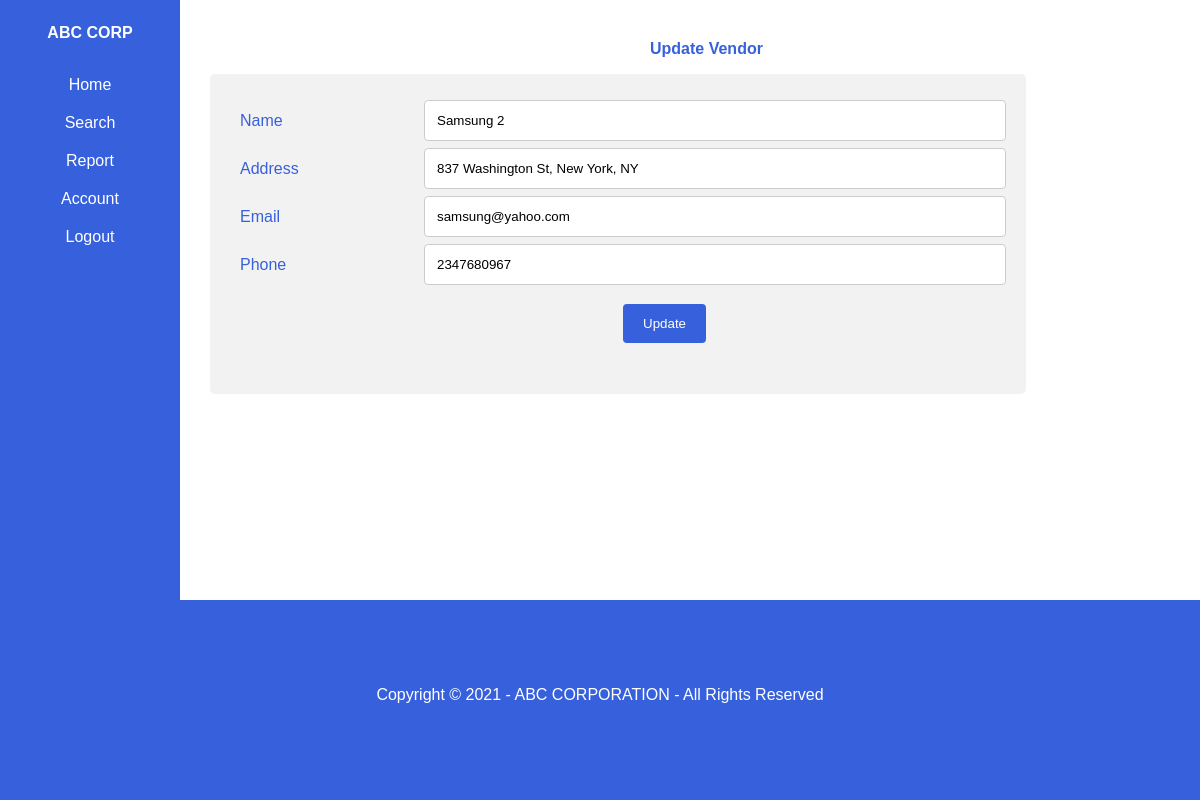
Before: /updateVendor/2 (signed in) with the older database file.
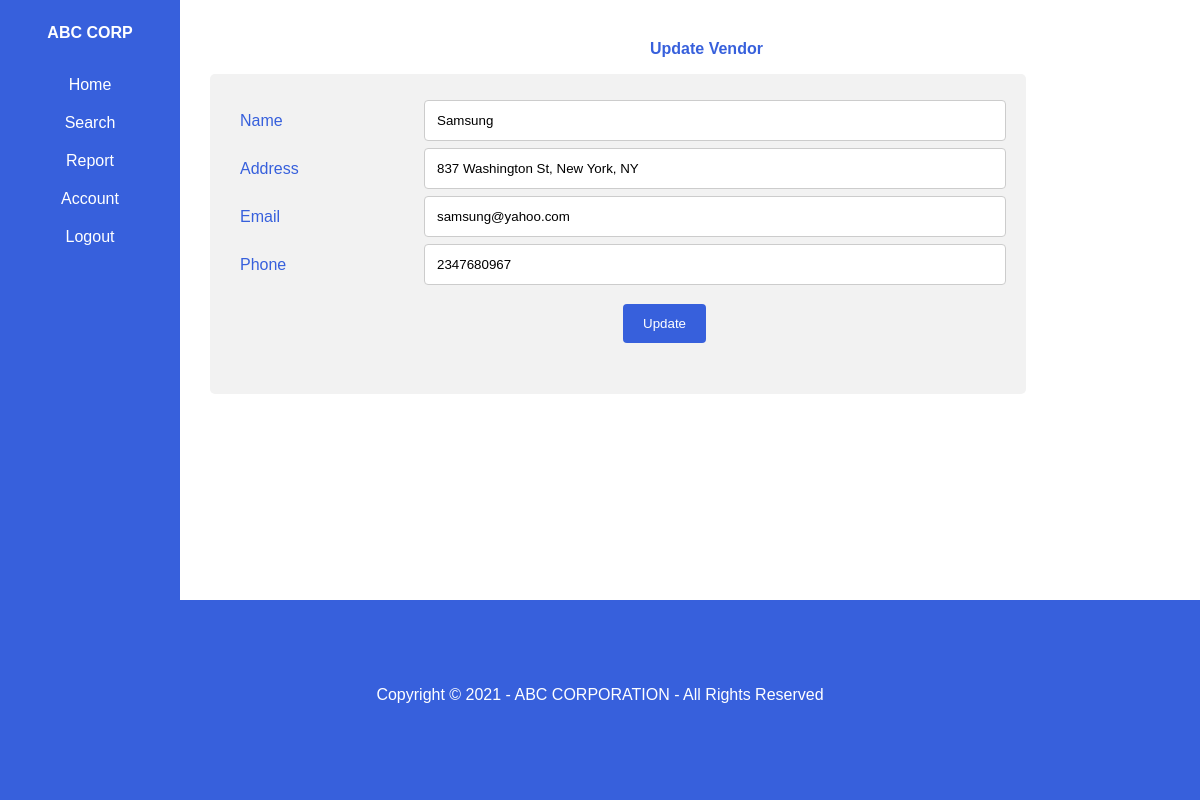
After: the same page with the newer database file.
### ABC_INVENTORY/models.py (models this page shows, shortened)
class Vendor(models.Model):
    name = models.CharField(max_length=150, null=True)
    address = models.CharField(max_length=200, null=True)
    email = models.EmailField(gettext_lazy('email address'),unique=False)
    phone = models.CharField(max_length=25, null=True)
    is_active = models.BooleanField(default=True)

### ABC_INVENTORY/views.py (the view, shortened to what this page needs)
# urls.py: path('updateVendor/<int:vendorId>', views.updateVendor, name="updateVendor"),
def updateVendor(request,vendorId):
    v = Vendor.objects.get(id=vendorId)
    date = datetime.date.today()
    navigationPage = 'usernav.html'
    if request.user.is_admin:
        navigationPage = 'adminnav.html'
    context = {
        'date':date,
        'navigationPage': navigationPage,
        'hasAdded':False,
        'vendor':v
    }
    return render(request, 'updateVendor.html', context)

### ABC_INVENTORY/templates/updateVendor.html (shortened to what this page needs)
{% extends navigationPage %}
{% load static %}
{% block content %}
    <!DOCTYPE html>
        <head>
            <link rel="stylesheet" type="text/css" href="{% static '/css/addVendor.css' %}">
        </head>
        <body>
            <div class="body-card">
                <p class="body-card-text"> Update Vendor</p>
                <div class="form-container">
                    <form method="post">
                        <div class="row">
                            <div class="col-25">
                            <label class="form-text">Name</label>
                            </div>
                            <div class="col-75">
                            <input type="text" required name="name" value= "{{ vendor.name }}">
                            </div>
                        </div>
                        <div class="row">
                            <div class="col-25">
                            <label class="form-text" >Address</label>
                            </div>
                            <div class="col-75">
                            <input type="text" required name="address" value= "{{ vendor.address }}">
                            </div>
                        </div>
                        <div class="row">
                            <div class="col-25">
                            <label class="form-text" >Email</label>
                            </div>
                            <div class="col-75">
                            <input type="text" required name="email" id="inputEmail" value= "{{ vendor.email }}" placeholder="email@gmail.com">
                            </div>
                        </div>
                        <div class="row">
                            <div class="col-25">
                            <label class="form-text" >Phone</label>
                            </div>
                            <div class="col-75">
                            <input type="text" required name="phone" id="inputPhone" value= "{{ vendor.phone }}" placeholder="000-000-0000">
                            </div>
                        </div>
                         <br>
                        <input type="submit" class="add-btn" value="Update">
                    </form>
                </div>
            </div>
        </body>
        <footer class="footer">
            <div id="footer-text">
                <p>Copyright &copy; {{date.year}} - ABC CORPORATION - All Rights Reserved</p>
            </div>
        </footer>
    </html>
{% endblock %}

Changed rows visible on the page:
changed Vendor "837 Washington St, New York, NY": name "Samsung 2" → "Samsung"
